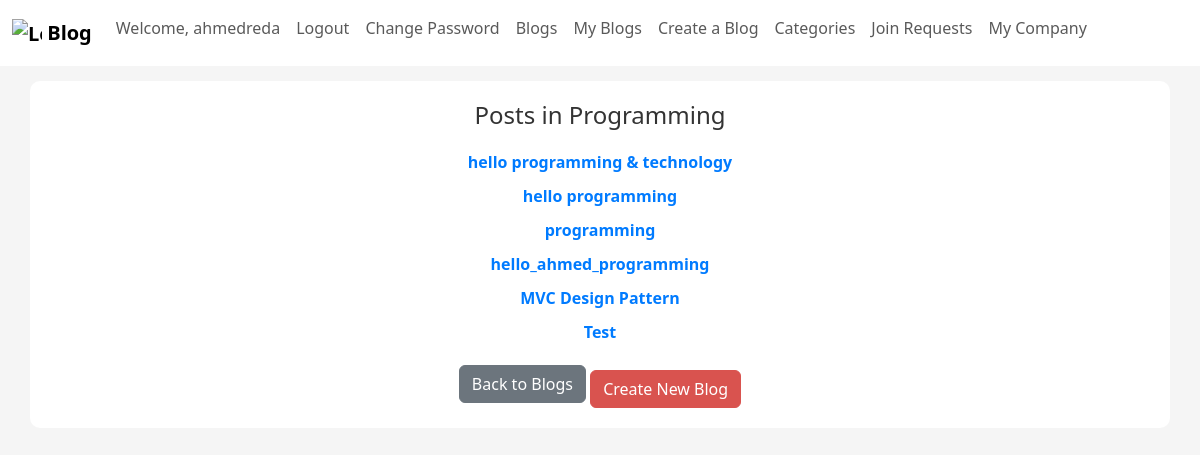
Before: /blog/categories/4/ (signed in) with the older database file.
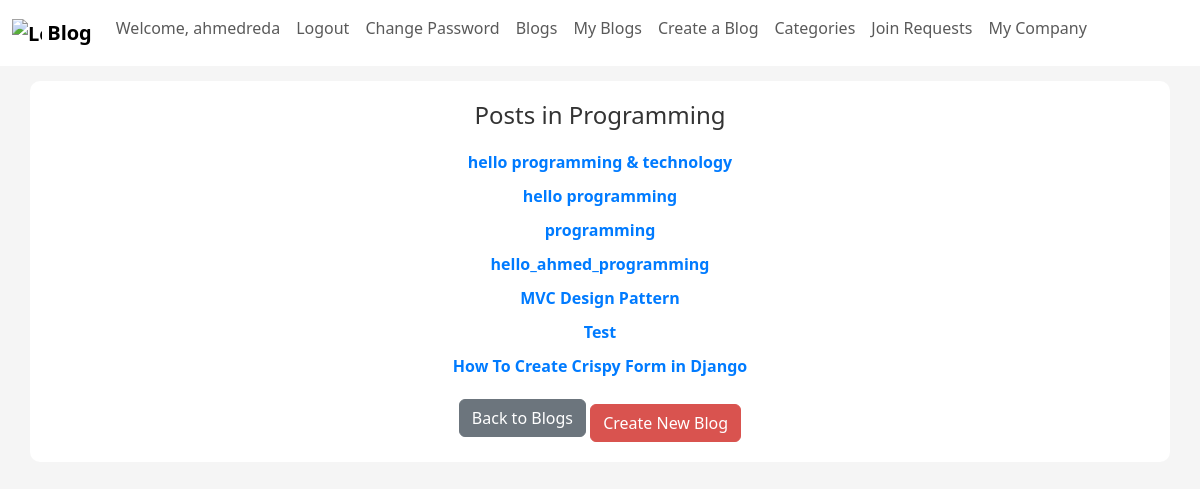
After: the same page with the newer database file.
### myApp/models.py (models this page shows, shortened)
class Blog(models.Model):
  ID = models.BigAutoField(auto_created = True, primary_key=True, verbose_name="ID")
  title = models.CharField(max_length=200)
  content = models.TextField()
  author = models.ForeignKey(User, on_delete=models.CASCADE, blank=False)
  created_at = models.DateTimeField(auto_now_add=True, blank=True)
  updated_at = models.DateTimeField(auto_now=True)
  is_draft = models.BooleanField(default=True)
  publish_status = models.CharField(max_length=10, choices=[('draft', 'Draft'), ('published', 'Published')], default='draft')
  tags = models.ManyToManyField(Tag,related_name="tag_posts")
  categories = models.ManyToManyField(Category)
  company = models.ForeignKey(Company, on_delete=models.SET_NULL, blank=True, null=True)

### myApp/views.py (the view)
# urls.py: path('blog/categories/<int:category_id>/', category_post_list, name='category_post_list'),
@login_required
def category_post_list(request, category_id):
    category = get_object_or_404(Category, pk=category_id)
    posts = Blog.objects.filter(categories=category, publish_status='published')
    return render(request, 'category/post_category.html', {'category': category, 'posts': posts})

### myApp/templatetags/my_custom_tags.py (called while the page is built)
@register.filter(name='has_group')
def has_group(user, group_name):
    return user.groups.filter(name=group_name).exists()

### myApp/templates/category/post_category.html (shortened to what this page needs)
<!DOCTYPE html>
<html lang="en">
	<head>
		{% load static %}
		<link href="{% static 'css/bootstrap.css' %}" rel="stylesheet" />
		<link href="{% static 'css/home.css' %}" rel="stylesheet" />
	</head>
	<body>
		{% include "Blog/blogNavBar.html" %}
		<div class="container">
			<h1>Posts in {{ category.name }}</h1>
			{% if posts %}
			<ul>
				{% for post in posts %} {% if post.ID %}
				<li><a href="{% url 'blogPage' post.ID %}">{{ post.title }}</a></li>
				{% endif %} {% endfor %}
			</ul>
			{% else %}
			<p class="no-posts">No posts found in this category.</p>
			{% endif %}
			<a href="{% url 'showBlogs'%}" class="btn btn-secondary">Back to Blogs</a>
			<a href="{% url 'createBlog'%}" class="btn btn-cancel">Create New Blog</a>
		</div>
	</body>
</html>

Changed rows visible on the page:
added Blog: title "How To Create Crispy Form in Django"
